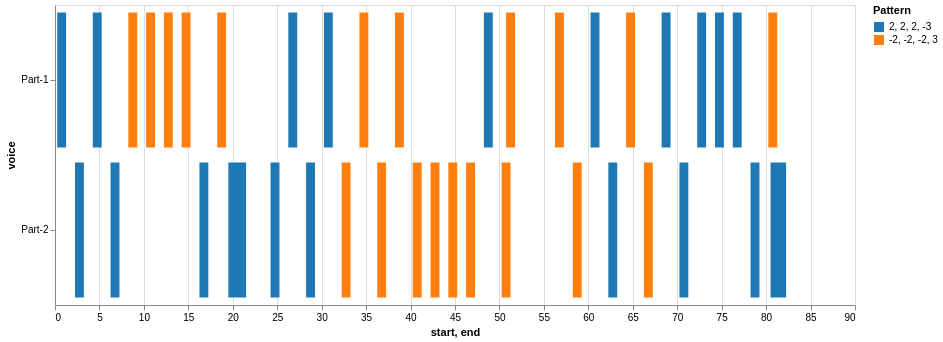

This figure's notebook cell:
### Markdown cell above
Heat map as in SteamLit

### Code cell
import crim_intervals.visualizations as viz

# settings:
combineUnisons = True
kind = "d"
compound = False
ngram_length = 4


# find entries for model
nr = piece.notes(combineUnisons=combineUnisons)
mel = piece.melodic(df=nr, kind=kind, compound=compound, unit=0, end=False)
mod_mel_ngrams = piece.ngrams(df=mel, n=ngram_length)
mod_entry_ngrams = piece.entries(df=mel, n=ngram_length, thematic=True, anywhere=True)
mod_mel_ngrams_duration = piece.durations(df=mel, n=ngram_length, mask_df=mod_entry_ngrams)
mod_entries_stack = list(mod_entry_ngrams.stack().unique())

print(piece.metadata)

display(viz.plot_ngrams_heatmap(mod_entry_ngrams, mod_mel_ngrams_duration, 
                        selected_patterns=mod_entries_stack,
                        voices=[]))

### Figure 1 — Vega-Lite specification as saved in the notebook (floating-point values rounded to 4 significant figures)
{"config": {"view": {"continuousWidth": 300, "continuousHeight": 300}}, "data": {"name": "data-11480c7b63a66179ee248ab995aa57b4"}, "mark": {"type": "bar"}, "encoding": {"color": {"field": "pattern", "legend": {"title": "Pattern"}, "scale": {"domain": ["2, 2, 2, -3", "-2, -2, -2, 3"], "range": ["#1f77b4", "#ff7f0e"]}, "type": "nominal"}, "opacity": {"condition": {"param": "param_2", "value": 1}, "value": 0.2}, "tooltip": [{"field": "start", "type": "quantitative"}, {"field": "end", "type": "quantitative"}, {"field": "pattern", "type": "nominal"}], "x": {"field": "start", "type": "quantitative"}, "x2": {"field": "end"}, "y": {"field": "voice", "sort": null, "type": "nominal"}}, "height": 300, "params": [{"name": "param_2", "select": {"type": "point", "fields": ["pattern"]}}], "width": 800, "$schema": "https://vega.github.io/schema/vega-lite/v5.16.3.json", "datasets": {"data-11480c7b63a66179ee248ab995aa57b4": [{"start": 0.25, "voice": "Part-1", "pattern": "2, 2, 2, -3", "end": 1.25, "color": "#1f77b4"}, {"start": 4.25, "voice": "Part-1", "pattern": "2, 2, 2, -3", "end": 5.25, "color": "#1f77b4"}, {"start": 8.25, "voice": "Part-1", "pattern": "-2, -2, -2, 3", "end": 9.25, "color": "#ff7f0e"}, {"start": 10.25, "voice": "Part-1", "pattern": "-2, -2, -2, 3", "end": 11.25, "color": "#ff7f0e"}, {"start": 12.25, "voice": "Part-1", "pattern": "-2, -2, -2, 3", "end": 13.25, "color": "#ff7f0e"}, {"start": 14.25, "voice": "Part-1", "pattern": "-2, -2, -2, 3", "end": 15.25, "color": "#ff7f0e"}, {"start": 18.25, "voice": "Part-1", "pattern": "-2, -2, -2, 3", "end": 19.25, "color": "#ff7f0e"}, {"start": 26.25, "voice": "Part-1", "pattern": "2, 2, 2, -3", "end": 27.25, "color": "#1f77b4"}, {"start": 30.25, "voice": "Part-1", "pattern": "2, 2, 2, -3", "end": 31.25, "color": "#1f77b4"}, {"start": 34.25, "voice": "Part-1", "pattern": "-2, -2, -2, 3", "end": 35.25, "color": "#ff7f0e"}, {"start": 38.25, "voice": "Part-1", "pattern": "-2, -2, -2, 3", "end": 39.25, "color": "#ff7f0e"}, {"start": 48.25, "voice": "Part-1", "pattern": "2, 2, 2, -3", "end": 49.25, "color": "#1f77b4"}, {"start": 50.75, "voice": "Part-1", "pattern": "-2, -2, -2, 3", "end": 51.75, "color": "#ff7f0e"}, {"start": 56.25, "voice": "Part-1", "pattern": "-2, -2, -2, 3", "end": 57.25, "color": "#ff7f0e"}, {"start": 60.25, "voice": "Part-1", "pattern": "2, 2, 2, -3", "end": 61.25, "color": "#1f77b4"}, {"start": 64.25, "voice": "Part-1", "pattern": "-2, -2, -2, 3", "end": 65.25, "color": "#ff7f0e"}, {"start": 68.25, "voice": "Part-1", "pattern": "2, 2, 2, -3", "end": 69.25, "color": "#1f77b4"}, {"start": 72.25, "voice": "Part-1", "pattern": "2, 2, 2, -3", "end": 73.25, "color": "#1f77b4"}, {"start": 74.25, "voice": "Part-1", "pattern": "2, 2, 2, -3", "end": 75.25, "color": "#1f77b4"}, {"start": 76.25, "voice": "Part-1", "pattern": "2, 2, 2, -3", "end": 77.25, "color": "#1f77b4"}, {"start": 80.25, "voice": "Part-1", "pattern": "-2, -2, -2, 3", "end": 81.25, "color": "#ff7f0e"}, {"start": 2.25, "voice": "Part-2", "pattern": "2, 2, 2, -3", "end": 3.25, "color": "#1f77b4"}, {"start": 6.25, "voice": "Part-2", "pattern": "2, 2, 2, -3", "end": 7.25, "color": "#1f77b4"}, {"start": 16.25, "voice": "Part-2", "pattern": "2, 2, 2, -3", "end": 17.25, "color": "#1f77b4"}, {"start": 19.5, "voice": "Part-2", "pattern": "2, 2, 2, -3", "end": 21.5, "color": "#1f77b4"}, {"start": 24.25, "voice": "Part-2", "pattern": "2, 2, 2, -3", "end": 25.25, "color": "#1f77b4"}, {"start": 28.25, "voice": "Part-2", "pattern": "2, 2, 2, -3", "end": 29.25, "color": "#1f77b4"}, {"start": 32.25, "voice": "Part-2", "pattern": "-2, -2, -2, 3", "end": 33.25, "color": "#ff7f0e"}, {"start": 36.25, "voice": "Part-2", "pattern": "-2, -2, -2, 3", "end": 37.25, "color": "#ff7f0e"}, {"start": 40.25, "voice": "Part-2", "pattern": "-2, -2, -2, 3", "end": 41.25, "color": "#ff7f0e"}, {"start": 42.25, "voice": "Part-2", "pattern": "-2, -2, -2, 3", "end": 43.25, "color": "#ff7f0e"}, {"start": 44.25, "voice": "Part-2", "pattern": "-2, -2, -2, 3", "end": 45.25, "color": "#ff7f0e"}, {"start": 46.25, "voice": "Part-2", "pattern": "-2, -2, -2, 3", "end": 47.25, "color": "#ff7f0e"}, {"start": 50.25, "voice": "Part-2", "pattern": "-2, -2, -2, 3", "end": 51.25, "color": "#ff7f0e"}, {"start": 58.25, "voice": "Part-2", "pattern": "-2, -2, -2, 3", "end": 59.25, "color": "#ff7f0e"}, {"start": 62.25, "voice": "Part-2", "pattern": "2, 2, 2, -3", "end": 63.25, "color": "#1f77b4"}, {"start": 66.25, "voice": "Part-2", "pattern": "-2, -2, -2, 3", "end": 67.25, "color": "#ff7f0e"}, {"start": 70.25, "voice": "Part-2", "pattern": "2, 2, 2, -3", "end": 71.25, "color": "#1f77b4"}, {"start": 78.25, "voice": "Part-2", "pattern": "2, 2, 2, -3", "end": 79.25, "color": "#1f77b4"}, {"start": 80.5, "voice": "Part-2", "pattern": "2, 2, 2, -3", "end": 82.25, "color": "#1f77b4"}]}}
